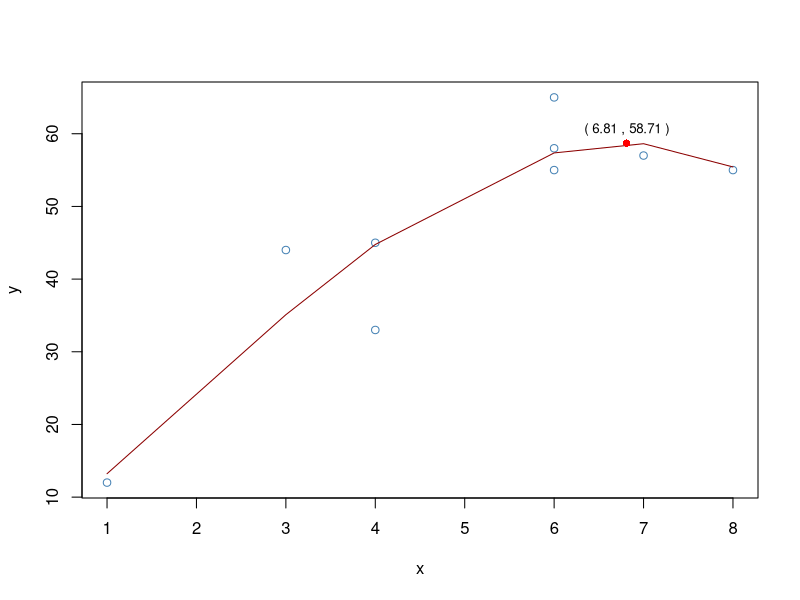

Reproduce this figure in R.
# Optimizing using Polynomial Fits

x <- c(1,4,4,3,6,6,6,7,8)
y <- c(12,45,33,44,55,65,58,57,55)
yes <- lm(y~poly(x,3, raw = TRUE)) # Note use of raw=TRUE, otherwise poly returns orthogonal polynomials
no <- lm(y~x)
plot(x,y, col = "steel blue")
lines(sort(x),fitted(yes)[order(x)], col = "darkred", type = 'l',cex = 10)


# Copy
G = seq(min(x), max(x), length=9)
pred = data.frame(G,
                  Yield=predict(yes, newdata=data.frame(G)))


# Vector of model coefficients
cf = coef(yes)

# First derivative of fit. This is just for Illustration; we won't plot this
#  equation directly, but we'll find its roots to get the locations of 
#  local maxima and minima.
D1 = cf[2] + 2*cf[3]*pred$G + 3*cf[4]*pred$G^2



# Roots of first derivative (these are locations where first derivative = 0).
#  Use quadratic formula to find roots.
D1roots = (-2*cf[3] + c(-1,1)*sqrt((2*cf[3])^2 - 4*3*cf[4]*cf[2]))/(2*3*cf[4])

# Second derivative at the two roots. 
D2atD1roots =  2*cf[3] + 6*cf[4]*D1roots

# Local maxima are where the second derivative is negative
max_x = D1roots[which(D2atD1roots < 0)]
max_y = cf %*% max_x^(0:3)

# Plot local maxima
points(max_x, max_y, pch=16, col="red")

# Add values of Yield at local maxima
text(max_x, max_y, label=paste("(",round(max_x,2),",",round(max_y,2),")"), adj=c(0.5,-1), cex=0.8)


